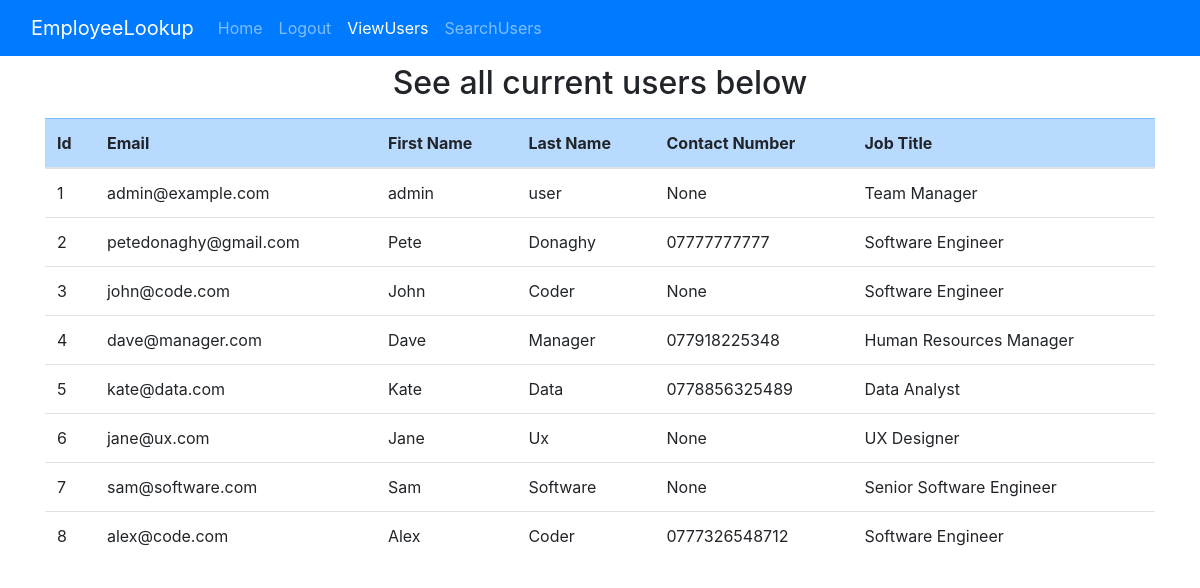
Page /view-users (signed in) on the earlier database version.
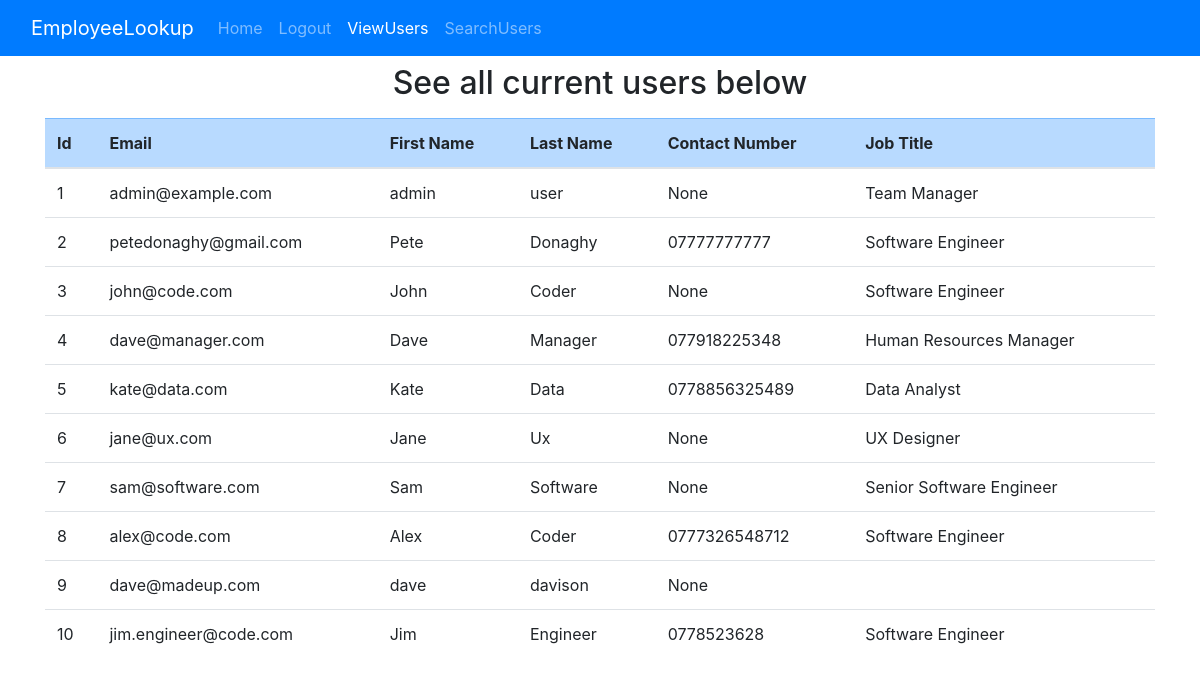
Same page on the later database version.
### website/models.py (models this page shows, shortened)
class User(db.Model, UserMixin):
    id = db.Column(db.Integer, primary_key=True)
    email = db.Column(db.String(120), unique=True, nullable=False)
    password = db.Column(db.String(60), nullable=False)
    first_name = db.Column(db.String(30), nullable=False)
    last_name = db.Column(db.String(30), nullable=False)
    skill_1 = db.Column(db.String(60), nullable=True)
    skill_2 = db.Column(db.String(60), nullable=True)
    skill_3 = db.Column(db.String(60), nullable=True)
    is_admin = db.Column(db.Boolean, default=False)
    contact_number = db.Column(db.String(30), nullable=True)
    job_id = db.Column(db.Integer, db.ForeignKey("job.id"), nullable=True)
    job = db.relationship("Job")

class Job(db.Model):
    id = db.Column(db.Integer, primary_key=True)
    job_title = db.Column(db.String(30))
    department = db.Column(db.String(30))
    base_salary = db.Column(db.Integer)

### website/routes.py (the view)
@main.route("/view-users", methods=["GET", "POST"])
def view_users():
    if not current_user.is_admin:
        flash("Please log in as an administrator to view this page", "error")
        return redirect(url_for("main.login"))
    return render_template("view-users.html", users=User.query.all())

### website/models.py (called while the page is built)
@login_manager.user_loader
def load_user(user_id):
    return User.query.get(int(user_id))

### website/templates/view-users.html (shortened to what this page needs)
{% extends "base.html" %}
{% block admin %}class="nav-link active"{% endblock %}
{% block home %}class="nav-link"{% endblock %}
{% block content %}
    <h2 class="text-center p-2">See all current users below</h2>
    <container class="container d-flex flex-column">
        <table class="table table-hover p-2">
            <thead>
            <tr class="table-primary">
                <th>Id</th>
                <th>Email</th>
                <th>First Name</th>
                <th>Last Name</th>
                <th>Contact Number</th>
                <th>Job Title</th>
            </tr>
            </thead>
            <tbody>
            {% for user in users %}
                <tr style="cursor: pointer"
                    onclick="window.location='{{ url_for('main.view_record', user_id=user.id) }}'">
                    <td>{{ user.id }}</td>
                    <td>{{ user.email }}</td>
                    <td>{{ user.first_name }}</td>
                    <td>{{ user.last_name }}</td>
                    <td>{{ user.contact_number }}</td>
                    <td>
                        {{ user.job.job_title }}
                </tr>
            {% endfor %}
            </tbody>
        </table>
    </container>
{% endblock %}

### website/templates/base.html (shortened to what this page needs)
<!DOCTYPE html>
<html lang="en">
    <head>
        <link rel="stylesheet"
              href="https://stackpath.bootstrapcdn.com/bootstrap/4.4.1/css/bootstrap.min.css"
 />
        <link rel="stylesheet"
              href="https://stackpath.bootstrapcdn.com/font-awesome/4.7.0/css/font-awesome.min.css"
 />
    </head>
    <body>
        <nav class="navbar navbar-expand-lg navbar-dark bg-primary">
            <div class="container-fluid">
                <a class="navbar-brand" href="/">EmployeeLookup</a>
                <div class="collapse navbar-collapse" id="navbar">
                    <ul class="navbar-nav">
                        <li class="nav-item">
                            <a {% block home %}class="nav-link active"{% endblock %} href="/">Home</a>
                        </li>
                        {% if current_user.is_authenticated %}
                            <li class="nav-item">
                                <a class="nav-link" href="/logout">Logout</a>
                            </li>
                            {% if current_user.is_admin %}
                                <li class="nav-item">
                                    <a {% block admin %}class="nav-link"{% endblock %} href="/view-users">ViewUsers</a>
                                </li>
                                <li class="nav-item">
                                    <a {% block search_users %}class="nav-link"{% endblock %}
                                       href="/search-users">SearchUsers</a>
                                </li>
                            {% endif %}
                        {% endif %}
                    </ul>
                </div>
            </div>
        </nav>
        {% block content %}{% endblock %}
    </body>
</html>

Differences in the rows shown:
added User: id "9", email "dave@madeup.com", first_name "dave", last_name "davison", contact_number "None"
added User: id "10", email "jim.engineer@code.com", first_name "Jim", last_name "Engineer", contact_number "0778523628", job.job_title "Software Engineer"
